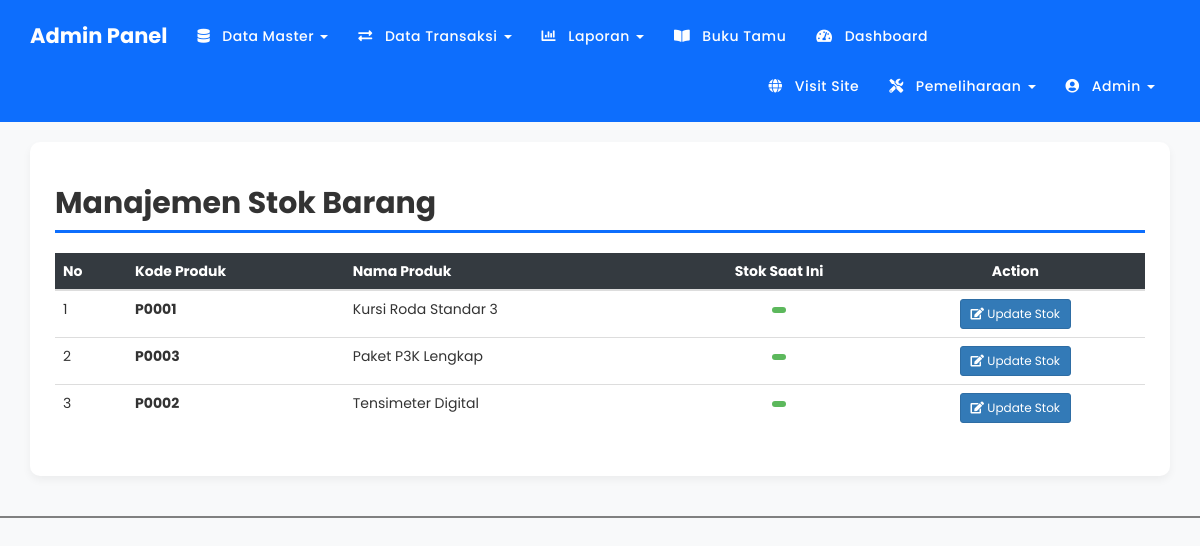
Before: /admin/m_stok.php (signed in) with the older database file.
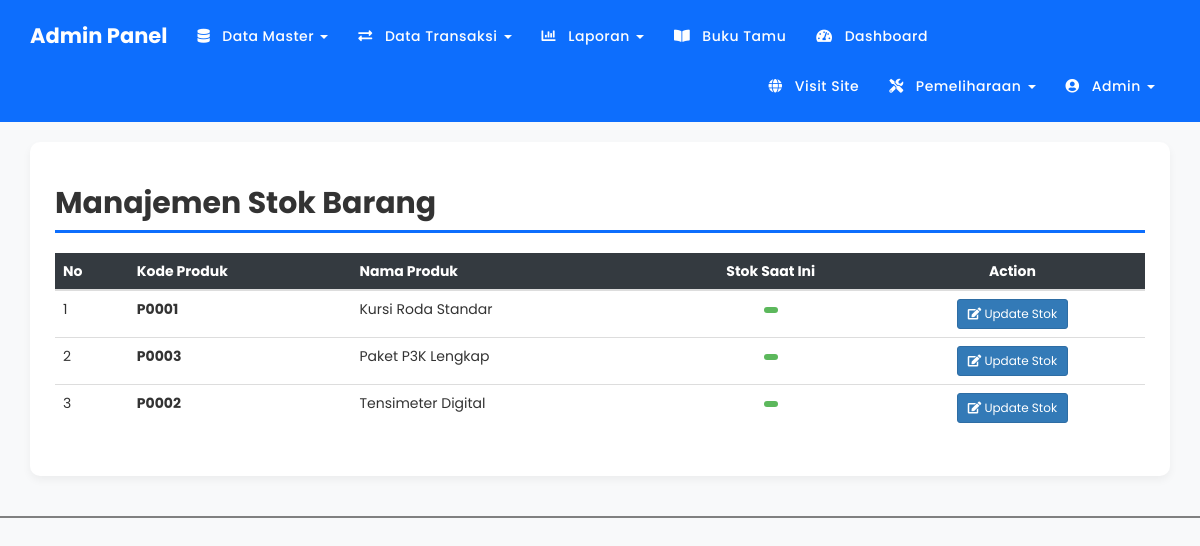
After: the same page with the newer database file.
### tables this page shows
CREATE TABLE `produk` (
  `kode_produk` varchar(100) NOT NULL,
  `nama` varchar(100) NOT NULL,
  `image` text NOT NULL,
  `deskripsi` text NOT NULL,
  `harga` int(11) NOT NULL
);

### admin/m_stok.php (the view, shortened to what this page needs)
<?php
include 'header.php';
?>
<link rel="stylesheet" href="https://cdnjs.cloudflare.com/ajax/libs/font-awesome/5.15.4/css/all.min.css">
<div class="container" style="margin-top: 20px;">
    <div class="card-custom">
        <h2 class="page-title"><b>Manajemen Stok Barang</b></h2>
        <div class="table-responsive">
            <table class="table table-hover table-custom">
                <thead>
                    <tr>
                        <th scope="col">No</th>
                        <th scope="col">Kode Produk</th>
                        <th scope="col">Nama Produk</th>
                        <th scope="col" class="text-center">Stok Saat Ini</th>
                        <th scope="col" class="text-center">Action</th>
                    </tr>
                </thead>
                <tbody>
                    <?php
                    $result = mysqli_query($conn, "SELECT * FROM produk ORDER BY nama ASC");
                    $no = 1;
                    if ($result && mysqli_num_rows($result) > 0) {
                        while ($row = mysqli_fetch_assoc($result)) {
                    ?>
                            <tr>
                                <td><?= $no; ?></td>
                                <td><b><?= htmlspecialchars($row['kode_produk']); ?></b></td>
                                <td><?= htmlspecialchars($row['nama']); ?></td>
                                <td class="text-center">
                                    <span class="badge" style="background-color: #5cb85c; font-size: 1.1em;">
                                    </span>
                                </td>
                                <td class="text-center">
                                    <a href="edit_stok.php?kode=<?= $row['kode_produk']; ?>" class="btn btn-primary btn-sm"><i class="fas fa-edit"></i> Update Stok</a>
                                </td>
                            </tr>
                    <?php
                            $no++;
                        }
                    } else {
                        echo '<tr><td colspan="5" class="text-center" style="padding: 20px;">Belum ada data produk.</td></tr>';
                    }
                    ?>
                </tbody>
            </table>
        </div>
    </div>
</div>
<br><br>
<?php
include 'footer.php';
?>

Changed rows visible on the page:
changed produk "P0001": nama "Kursi Roda Standar 3" → "Kursi Roda Standar"
